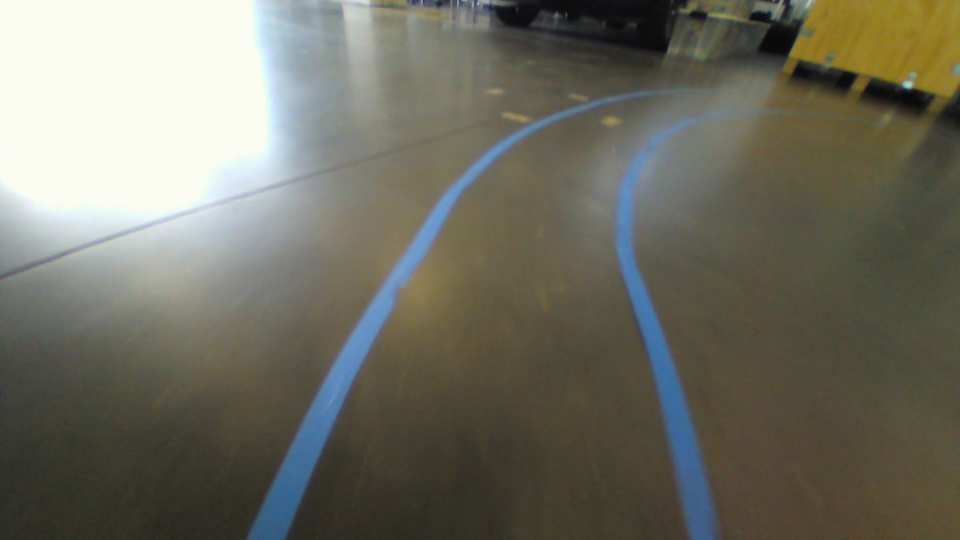
#> input picture AuE8240_Team8/test.jpg, 1920 x 1080 px (shown at 1/2 size)
$ python -i main_script.py   (imports and definitions only)   (Python 2 division)   (older library calls are emulated)
#> lines starting #> are read from the running program, lines starting #| are printed output that depends on the picture; after the words box and inside, x2 and y2 are one past the last pixel; in counts of white or black regions, pixels touching at a corner belong together
#!/usr/bin/env python
import socket
from time import sleep
import time
import yaml
import numpy as np
import cv2
import glob
import matplotlib.pyplot as plt
import pickle
import math

# UDP / connect to other system

# Local host
UDP_IP    = "192.168.1.114"
UDP_PORT  = 5006

# Sign recognition / remote PC
UDP_IP2   = '192.168.1.65'
UDP_PORT2 = 4004

# [2 lines that did not run here, left out]

# [1 line not run here, left out]

# Load camera calibration

#cameraCalibration = pickle.load( open
#                    ('Camera_Calibration_Images/distortion_coefficients/camera_calibration.p', 'rb' ) )
#mtx, dist = map(cameraCalibration.get, ('mtx', 'dist'))

# undistort image
# [31 lines left out: functions undistort_image, region_of_interest, not called in this run]

# RGB or gray
def birdseye_view(img,inverse=0,look_ahead=5):

#> called with inverse = 0, look_ahead = 2
    xSize, ySize= img.shape[0],img.shape[1]
#> xSize = 1080; ySize = 1920

    lower_offset = 10
    offset       = 100

    # define regiom of interest
    bottomY      = int(xSize)
#> bottomY = 1080
    topY         = int(xSize/look_ahead)
#> topY = 540

    left1  = (lower_offset, int(bottomY))
#> left1 = (10, 1080)
    left1_x, left1_y = left1
#> left1_x = 10; left1_y = 1080

    left2  = (int(ySize/2 - ySize/4), topY)
#> left2 = (480, 540)
    left2_x, left2_y = left2
#> left2_x = 480; left2_y = 540

    right1 = (int(ySize/2 + ySize/4), topY)
#> right1 = (1440, 540)
    right1_x, right1_y = right1
#> right1_x = 1440

    right2 = (ySize-lower_offset, bottomY)
    right2_x, right2_y = right2

    src = np.float32([
        [left2_x, left2_y],
        [right1_x, right1_y],
        [right2_x, right2_y],
        [left1_x, left1_y]
        ])

    img_size = (ySize, xSize)

    dst = np.float32([
        [offset, 0],
        [img_size[0]-offset, 0],
        [img_size[0]-offset, img_size[1]],
        [offset, img_size[1]]
        ])

    M      = cv2.getPerspectiveTransform(src, dst)
    Minv   = cv2.getPerspectiveTransform(dst, src)

    if inverse ==0:
        img2 = cv2.warpPerspective(img, M, img_size)
    if inverse ==1:
        img2 = cv2.warpPerspective(img, Minv, img_size)

    return img2

def apply_gradient_and_thresholding(input_image, s_thresh=(100, 255), l_thresh=(80,255), sx_thresh=(20, 100)):

    # Convert to HLS color space and separate the V channel
#> called with s_thresh = (80, 255), l_thresh = (80, 255), sx_thresh = (20, 100)
    hls       = cv2.cvtColor(input_image, cv2.COLOR_RGB2HLS).astype(np.float)
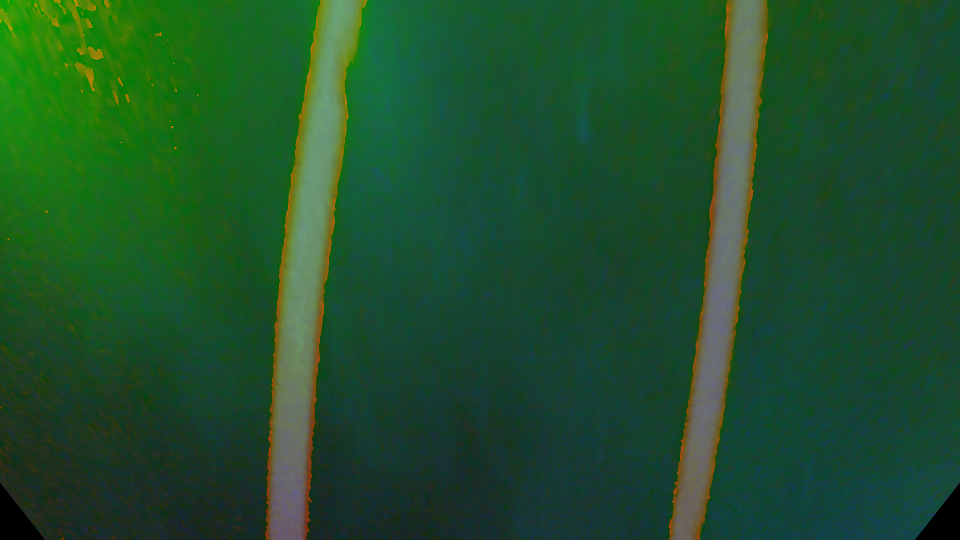
#> hls: shape (1080, 1920, 3) float64 (shown at 1/2 size); mean R, G, B 30.8, 79.9, 43.6
    l_channel = hls[:,:,1]
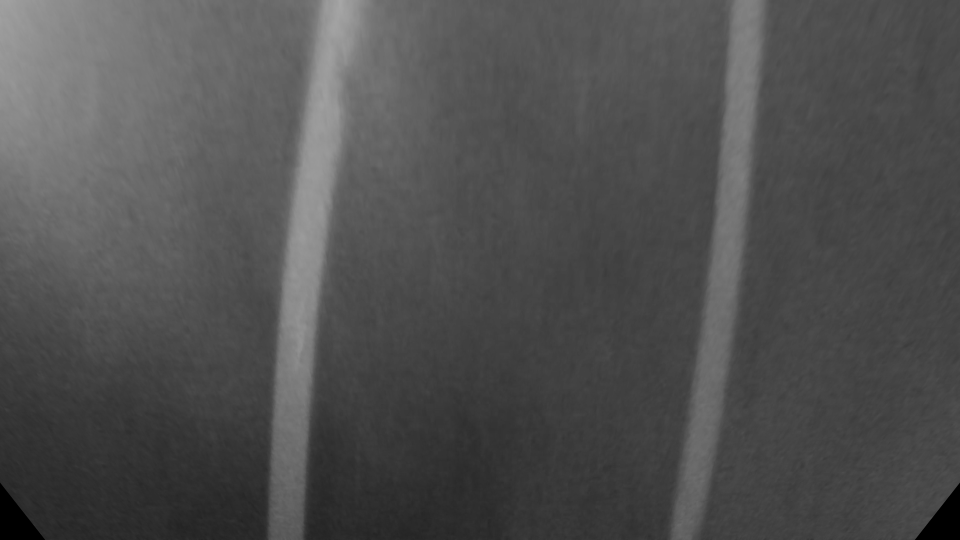
#> l_channel: shape (1080, 1920) float64 (shown at 1/2 size); min 0, max 166, mean 79.9
    s_channel = hls[:,:,2]
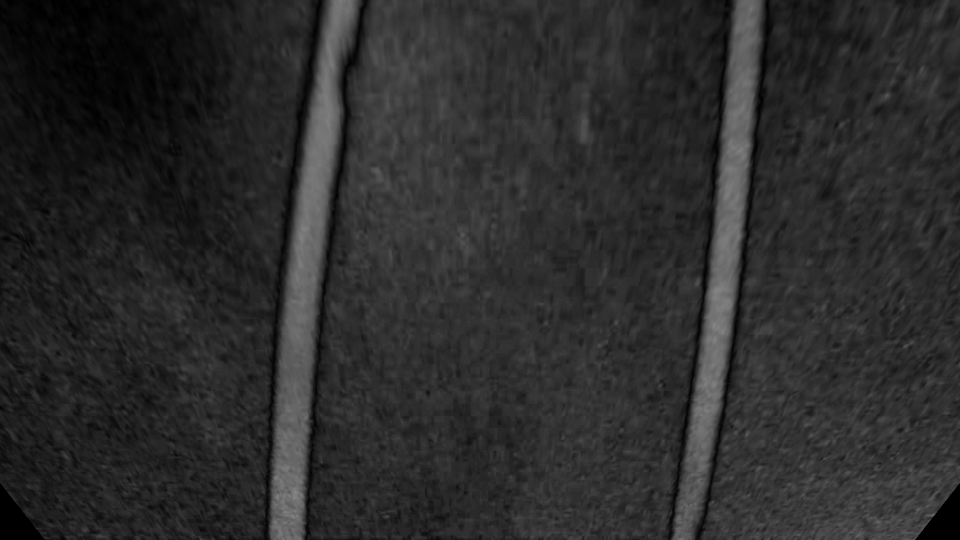
#> s_channel: shape (1080, 1920) float64 (shown at 1/2 size); min 0, max 135, mean 43.6

    # Apply Sobel x
    sobelx       = cv2.Sobel(l_channel, cv2.CV_64F, 1, 0) # This will take the derivative in x
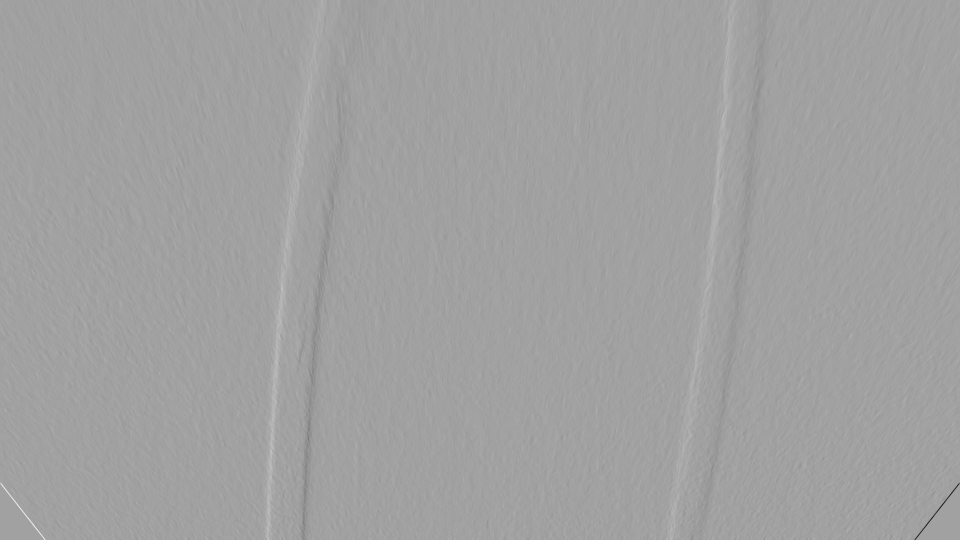
#> sobelx: shape (1080, 1920) float64 (shown at 1/2 size); min -282, max 164, mean -0.1; drawn with min black and max white
    abs_sobelx   = np.absolute(sobelx) # Absolute x derivative to accentuate lines away from the horizontal
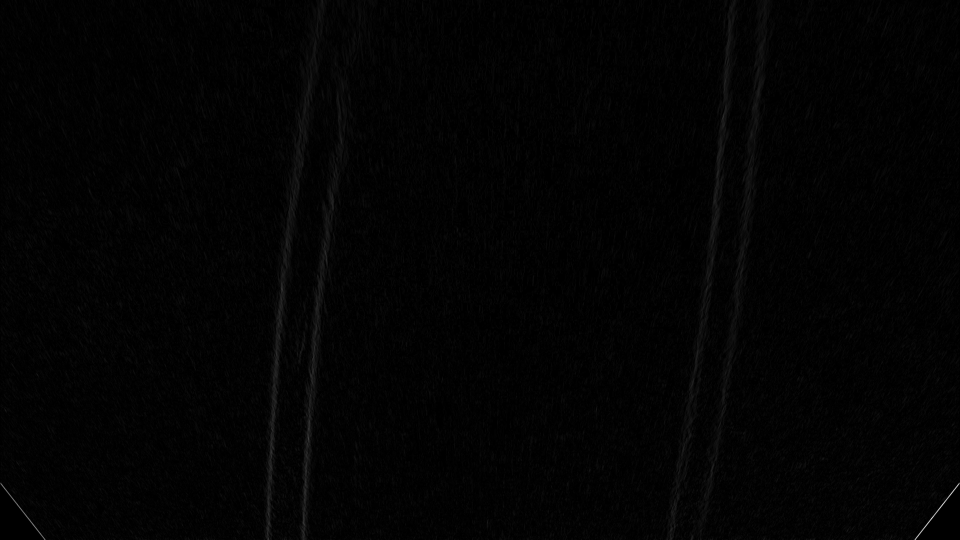
#> abs_sobelx: shape (1080, 1920) float64 (shown at 1/2 size); min 0, max 282, mean 3.6; drawn with min black and max white
    scaled_sobel = np.uint8(255*abs_sobelx/np.max(abs_sobelx))

    # Apply Thresholding
    final_binary = np.zeros_like(s_channel)
    final_binary[np.logical_or((s_channel > s_thresh[0])
                               & (s_channel < s_thresh[1])
                               & (l_channel > l_thresh[0])
                               & (l_channel < l_thresh[1]),
                               (scaled_sobel > sx_thresh[0])
                               & (scaled_sobel <= sx_thresh[1]))] = 1

    return final_binary

# [120 lines left out: functions find_lane_pixels, fit_polynomial, not called in this run]

def frame_test(img2):

    # Select region of interest and take birds eyes view
    #img2    = region_of_interest(img2)
    img2     = birdseye_view(img2,inverse = 0,look_ahead=2)
    img3     = img2

    # apply gradient threshold and optimize
    img2     = apply_gradient_and_thresholding(img2, s_thresh=(80, 255), l_thresh=(80,255), sx_thresh=(20, 100))
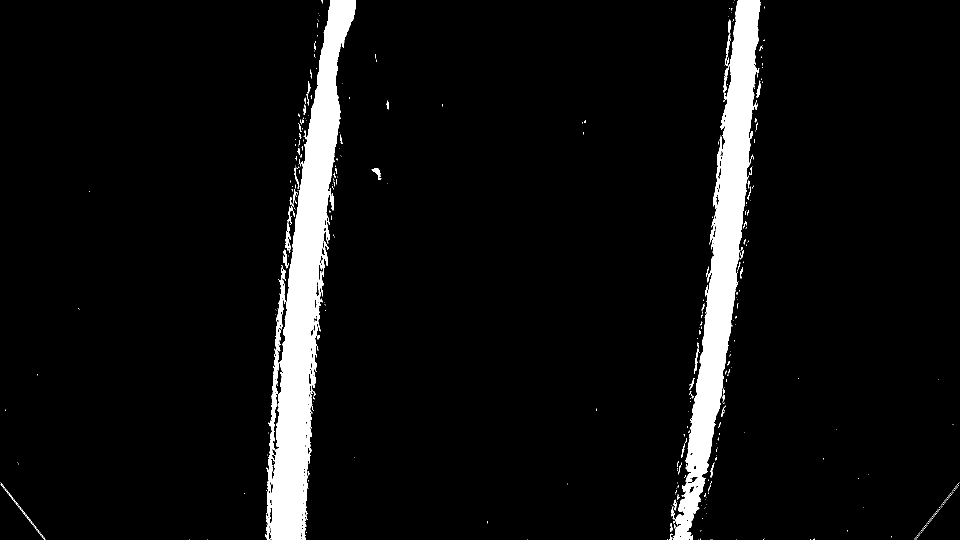
#> img2: shape (1080, 1920) float64 (shown at 1/2 size); values 0 (black) and 1 (white), 6.1% white; 386 white regions (320 under 20 px), largest, box (x1, y1, x2, y2) and area: (531, 0, 712, 1080) 67968, (1346, 0, 1521, 1080) 53240, (570, 413, 583, 506) 405
    kernel   = np.ones((4,4), np.uint8)
    img2     = cv2.erode(img2, kernel, iterations=1)
#> img2: shape (1080, 1920) float64; values 0 (black) and 1 (white), 5.1% white; 98 white regions (66 under 20 px), largest, box (x1, y1, x2, y2) and area: (543, 0, 711, 1080) 56968, (1349, 0, 1520, 1080) 46831, (548, 702, 557, 763) 190
    img2     = cv2.dilate(img2, kernel, iterations=3)
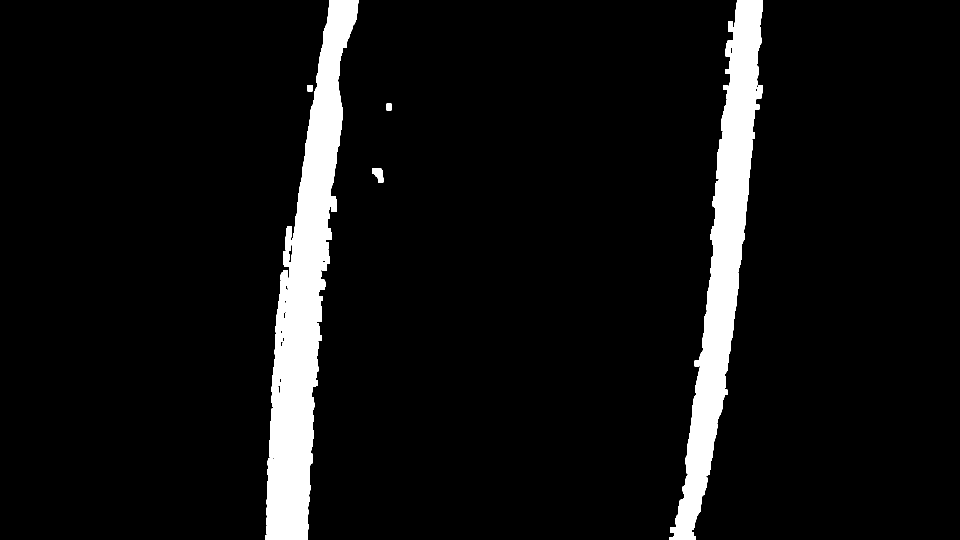
#> img2: shape (1080, 1920) float64 (shown at 1/2 size); values 0 (black) and 1 (white), 6.9% white; 6 white regions, box (x1, y1, x2, y2) and area: (531, 0, 717, 1080) 79544, (1339, 0, 1526, 1080) 62939, (570, 453, 584, 501) 558, (744, 336, 767, 365) 450, (773, 207, 783, 221) 140, (615, 170, 625, 183) 130

    # sliding box and fit polynomial
#> (the run stopped early here; a loop or call above may not have finished)
